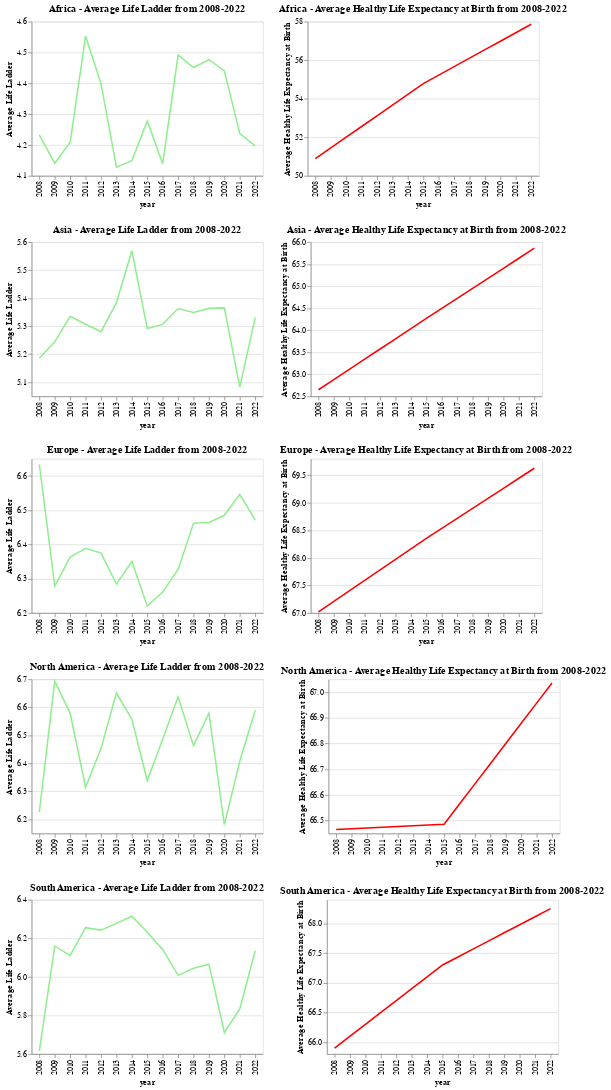

The notebook cell this image was saved under:
### Markdown cell above
The scatter plots provide valuable insights into the relationship between the average life ladder and average social support across different regions. It is evident that each region exhibits a notable correlation between these two variables, indicating the importance of social support in overall well-being and life satisfaction. Although the variables are scaled differently in the plots, hindering a direct visual comparison, the underlying relationship remains consistent. The general pattern indicates that as social support decreases, there is a corresponding decrease in the life ladder scores. This suggests that individuals who perceive lower levels of social support may experience lower life satisfaction and well-being. The significance of social support in shaping individuals' overall happiness and life experiences cannot be understated. Social support encompasses various aspects, including emotional support, instrumental support, and a sense of belongingness within a social network or community. It plays a crucial role in providing individuals with a support system, fostering resilience, and promoting positive mental health outcomes. While the differences in scaling among the variables in the scatter plots make it challenging to precisely ascertain the similarities in the pattern, the consistent negative relationship between social support and life ladder scores emphasizes the significance of social connections and support networks in contributing to individuals' subjective well-being. The findings from these scatter plots highlight the importance of fostering social support systems and creating environments that prioritize community engagement and interpersonal relationships. Enhancing social support networks can positively impact individuals' overall life satisfaction and well-being, irrespective of the region they reside in. It is worth noting that other factors beyond social support, such as income, health, and personal circumstances, also contribute to individuals' life ladder scores. Therefore, a comprehensive understanding of well-being necessitates considering a broader range of factors and their interplay in shaping individuals' subjective assessments of their own lives. The scatter plots demonstrate a significant correlation between the average life ladder and average social support across different regions. Despite the variations in scaling, the consistent relationship underscores the role of social support in influencing individuals' subjective well-being. Promoting and enhancing social support systems can positively impact individuals' overall life satisfaction and serve as a crucial aspect of fostering well-being worldwide.

### Code cell
# empty list to store the concatenated charts
concatenated_charts = []

# creating subplots
for region, data in grouped_data:
    chart1 = alt.Chart(data).mark_line(color='lightgreen').transform_fold(
        fold=['Average Life Ladder', 'Average Healthy life expectancy at birth'], 
        as_=['variable', 'value']).encode(
        x='year:O',
        y=alt.Y('Life Ladder:Q', title='Average Life Ladder', scale=alt.Scale(zero=False))
    ).properties(
        title=f'{region} - Average Life Ladder from 2008-2022',
        width=300, 
        height=200
    )
    
    chart2 = alt.Chart(data).mark_line(color='red').transform_fold(
        fold=['Average Life Ladder', 'Average Log GDP per capita'], 
        as_=['variable', 'value']).encode(
        x='year:O',
        y=alt.Y('Healthy life expectancy at birth:Q', title='Average Healthy Life Expectancy at Birth', 
                scale=alt.Scale(zero=False))
    ).properties(
        title=f'{region} - Average Healthy Life Expectancy at Birth from 2008-2022',
        width=300,  
        height=200
    )
    
    # concatenate the charts horizontally and add to the list
    concatenated_charts.append(alt.hconcat(chart1, chart2))

# concatenate the list of charts vertically
combined_charts = alt.vconcat(*concatenated_charts)

# display the combined chart
display(combined_charts)

### Figure 1 — Vega-Lite specification as saved in the notebook (floating-point values rounded to 4 significant figures)
{"$schema": "https://vega.github.io/schema/vega-lite/v4.17.0.json", "config": {"view": {"continuousHeight": 300, "continuousWidth": 400}}, "datasets": {"data-0771dda063159a32f5066c65d77b8668": [{"Healthy life expectancy at birth": 66.47, "Life Ladder": 6.226, "Log GDP per capita": 9.706, "Region": "North America", "Social support": 0.8769, "year": 2008}, {"Healthy life expectancy at birth": 66.47, "Life Ladder": 6.693, "Log GDP per capita": 9.672, "Region": "North America", "Social support": 0.8671, "year": 2009}, {"Healthy life expectancy at birth": 66.47, "Life Ladder": 6.578, "Log GDP per capita": 9.704, "Region": "North America", "Social support": 0.8787, "year": 2010}, {"Healthy life expectancy at birth": 66.47, "Life Ladder": 6.315, "Log GDP per capita": 9.73, "Region": "North America", "Social support": 0.8519, "year": 2011}, {"Healthy life expectancy at birth": 66.48, "Life Ladder": 6.453, "Log GDP per capita": 9.753, "Region": "North America", "Social support": 0.8713, "year": 2012}, {"Healthy life expectancy at birth": 66.48, "Life Ladder": 6.651, "Log GDP per capita": 9.771, "Region": "North America", "Social support": 0.8707, "year": 2013}, {"Healthy life expectancy at birth": 66.48, "Life Ladder": 6.557, "Log GDP per capita": 9.796, "Region": "North America", "Social support": 0.8634, "year": 2014}, {"Healthy life expectancy at birth": 66.49, "Life Ladder": 6.339, "Log GDP per capita": 9.821, "Region": "North America", "Social support": 0.8561, "year": 2015}, {"Healthy life expectancy at birth": 66.56, "Life Ladder": 6.486, "Log GDP per capita": 9.843, "Region": "North America", "Social support": 0.8796, "year": 2016}, {"Healthy life expectancy at birth": 66.64, "Life Ladder": 6.637, "Log GDP per capita": 9.866, "Region": "North America", "Social support": 0.8769, "year": 2017}, {"Healthy life expectancy at birth": 66.72, "Life Ladder": 6.463, "Log GDP per capita": 9.88, "Region": "North America", "Social support": 0.871, "year": 2018}, {"Healthy life expectancy at birth": 66.8, "Life Ladder": 6.579, "Log GDP per capita": 9.885, "Region": "North America", "Social support": 0.8746, "year": 2019}, {"Healthy life expectancy at birth": 66.88, "Life Ladder": 6.182, "Log GDP per capita": 9.822, "Region": "North America", "Social support": 0.8341, "year": 2020}, {"Healthy life expectancy at birth": 66.96, "Life Ladder": 6.408, "Log GDP per capita": 9.891, "Region": "North America", "Social support": 0.8574, "year": 2021}, {"Healthy life expectancy at birth": 67.04, "Life Ladder": 6.59, "Log GDP per capita": 9.918, "Region": "North America", "Social support": 0.8607, "year": 2022}], "data-30679deb0251886eed83f491249ed3fc": [{"Healthy life expectancy at birth": 62.65, "Life Ladder": 5.186, "Log GDP per capita": 9.107, "Region": "Asia", "Social support": 0.7582, "year": 2008}, {"Healthy life expectancy at birth": 62.88, "Life Ladder": 5.244, "Log GDP per capita": 9.126, "Region": "Asia", "Social support": 0.7892, "year": 2009}, {"Healthy life expectancy at birth": 63.11, "Life Ladder": 5.335, "Log GDP per capita": 9.174, "Region": "Asia", "Social support": 0.7811, "year": 2010}, {"Healthy life expectancy at birth": 63.34, "Life Ladder": 5.307, "Log GDP per capita": 9.211, "Region": "Asia", "Social support": 0.7698, "year": 2011}, {"Healthy life expectancy at birth": 63.57, "Life Ladder": 5.281, "Log GDP per capita": 9.243, "Region": "Asia", "Social support": 0.7647, "year": 2012}, {"Healthy life expectancy at birth": 63.8, "Life Ladder": 5.383, "Log GDP per capita": 9.274, "Region": "Asia", "Social support": 0.7699, "year": 2013}, {"Healthy life expectancy at birth": 64.04, "Life Ladder": 5.569, "Log GDP per capita": 9.295, "Region": "Asia", "Social support": 0.7938, "year": 2014}, {"Healthy life expectancy at birth": 64.27, "Life Ladder": 5.292, "Log GDP per capita": 9.316, "Region": "Asia", "Social support": 0.7716, "year": 2015}, {"Healthy life expectancy at birth": 64.49, "Life Ladder": 5.306, "Log GDP per capita": 9.343, "Region": "Asia", "Social support": 0.8049, "year": 2016}, {"Healthy life expectancy at birth": 64.72, "Life Ladder": 5.363, "Log GDP per capita": 9.383, "Region": "Asia", "Social support": 0.7973, "year": 2017}, {"Healthy life expectancy at birth": 64.95, "Life Ladder": 5.349, "Log GDP per capita": 9.418, "Region": "Asia", "Social support": 0.8088, "year": 2018}, {"Healthy life expectancy at birth": 65.18, "Life Ladder": 5.364, "Log GDP per capita": 9.442, "Region": "Asia", "Social support": 0.817, "year": 2019}, {"Healthy life expectancy at birth": 65.41, "Life Ladder": 5.365, "Log GDP per capita": 9.366, "Region": "Asia", "Social support": 0.7903, "year": 2020}, {"Healthy life expectancy at birth": 65.63, "Life Ladder": 5.083, "Log GDP per capita": 9.398, "Region": "Asia", "Social support": 0.7638, "year": 2021}, {"Healthy life expectancy at birth": 65.86, "Life Ladder": 5.331, "Log GDP per capita": 9.434, "Region": "Asia", "Social support": 0.795, "year": 2022}], "data-6a974067d9040e9bd8005ac24a4f38ba": [{"Healthy life expectancy at birth": 67.02, "Life Ladder": 6.634, "Log GDP per capita": 10.38, "Region": "Europe", "Social support": 0.9186, "year": 2008}, {"Healthy life expectancy at birth": 67.21, "Life Ladder": 6.278, "Log GDP per capita": 10.3, "Region": "Europe", "Social support": 0.9122, "year": 2009}, {"Healthy life expectancy at birth": 67.4, "Life Ladder": 6.363, "Log GDP per capita": 10.33, "Region": "Europe", "Social support": 0.9236, "year": 2010}, {"Healthy life expectancy at birth": 67.59, "Life Ladder": 6.389, "Log GDP per capita": 10.36, "Region": "Europe", "Social support": 0.919, "year": 2011}, {"Healthy life expectancy at birth": 67.78, "Life Ladder": 6.375, "Log GDP per capita": 10.36, "Region": "Europe", "Social support": 0.9149, "year": 2012}, {"Healthy life expectancy at birth": 67.97, "Life Ladder": 6.284, "Log GDP per capita": 10.37, "Region": "Europe", "Social support": 0.9109, "year": 2013}, {"Healthy life expectancy at birth": 68.16, "Life Ladder": 6.35, "Log GDP per capita": 10.38, "Region": "Europe", "Social support": 0.9103, "year": 2014}, {"Healthy life expectancy at birth": 68.35, "Life Ladder": 6.22, "Log GDP per capita": 10.41, "Region": "Europe", "Social support": 0.9219, "year": 2015}, {"Healthy life expectancy at birth": 68.54, "Life Ladder": 6.261, "Log GDP per capita": 10.43, "Region": "Europe", "Social support": 0.9185, "year": 2016}, {"Healthy life expectancy at birth": 68.72, "Life Ladder": 6.327, "Log GDP per capita": 10.46, "Region": "Europe", "Social support": 0.9101, "year": 2017}, {"Healthy life expectancy at birth": 68.9, "Life Ladder": 6.462, "Log GDP per capita": 10.49, "Region": "Europe", "Social support": 0.9209, "year": 2018}, {"Healthy life expectancy at birth": 69.08, "Life Ladder": 6.464, "Log GDP per capita": 10.51, "Region": "Europe", "Social support": 0.9131, "year": 2019}, {"Healthy life expectancy at birth": 69.26, "Life Ladder": 6.485, "Log GDP per capita": 10.46, "Region": "Europe", "Social support": 0.9221, "year": 2020}, {"Healthy life expectancy at birth": 69.45, "Life Ladder": 6.546, "Log GDP per capita": 10.53, "Region": "Europe", "Social support": 0.8961, "year": 2021}, {"Healthy life expectancy at birth": 69.63, "Life Ladder": 6.471, "Log GDP per capita": 10.52, "Region": "Europe", "Social support": 0.8995, "year": 2022}], "data-7897036452a44658c89c432f399bdd7a": [{"Healthy life expectancy at birth": 65.9, "Life Ladder": 5.615, "Log GDP per capita": 9.457, "Region": "South America", "Social support": 0.8351, "year": 2008}, {"Healthy life expectancy at birth": 66.1, "Life Ladder": 6.159, "Log GDP per capita": 9.451, "Region": "South America", "Social support": 0.8529, "year": 2009}, {"Healthy life expectancy at birth": 66.3, "Life Ladder": 6.111, "Log GDP per capita": 9.502, "Region": "South America", "Social support": 0.8611, "year": 2010}, {"Healthy life expectancy at birth": 66.5, "Life Ladder": 6.255, "Log GDP per capita": 9.552, "Region": "South America", "Social support": 0.842, "year": 2011}, {"Healthy life expectancy at birth": 66.7, "Life Ladder": 6.242, "Log GDP per capita": 9.582, "Region": "South America", "Social support": 0.838, "year": 2012}, {"Healthy life expectancy at birth": 66.9, "Life Ladder": 6.277, "Log GDP per capita": 9.617, "Region": "South America", "Social support": 0.8559, "year": 2013}, {"Healthy life expectancy at birth": 67.1, "Life Ladder": 6.315, "Log GDP per capita": 9.633, "Region": "South America", "Social support": 0.8657, "year": 2014}, {"Healthy life expectancy at birth": 67.3, "Life Ladder": 6.232, "Log GDP per capita": 9.645, "Region": "South America", "Social support": 0.8596, "year": 2015}, {"Healthy life expectancy at birth": 67.44, "Life Ladder": 6.142, "Log GDP per capita": 9.648, "Region": "South America", "Social support": 0.8496, "year": 2016}, {"Healthy life expectancy at birth": 67.57, "Life Ladder": 6.008, "Log GDP per capita": 9.658, "Region": "South America", "Social support": 0.8669, "year": 2017}, {"Healthy life expectancy at birth": 67.71, "Life Ladder": 6.044, "Log GDP per capita": 9.663, "Region": "South America", "Social support": 0.8716, "year": 2018}, {"Healthy life expectancy at birth": 67.84, "Life Ladder": 6.066, "Log GDP per capita": 9.658, "Region": "South America", "Social support": 0.8531, "year": 2019}, {"Healthy life expectancy at birth": 67.98, "Life Ladder": 5.711, "Log GDP per capita": 9.563, "Region": "South America", "Social support": 0.8373, "year": 2020}, {"Healthy life expectancy at birth": 68.11, "Life Ladder": 5.833, "Log GDP per capita": 9.636, "Region": "South America", "Social support": 0.8404, "year": 2021}, {"Healthy life expectancy at birth": 68.25, "Life Ladder": 6.135, "Log GDP per capita": 9.666, "Region": "South America", "Social support": 0.862, "year": 2022}], "data-e193ab4508e3ced1fba11070e242a343": [{"Healthy life expectancy at birth": 50.89, "Life Ladder": 4.233, "Log GDP per capita": 7.811, "Region": "Africa", "Social support": 0.7523, "year": 2008}, {"Healthy life expectancy at birth": 51.44, "Life Ladder": 4.141, "Log GDP per capita": 7.835, "Region": "Africa", "Social support": 0.7624, "year": 2009}, {"Healthy life expectancy at birth": 52, "Life Ladder": 4.209, "Log GDP per capita": 7.884, "Region": "Africa", "Social support": 0.7834, "year": 2010}, {"Healthy life expectancy at birth": 52.56, "Life Ladder": 4.553, "Log GDP per capita": 7.925, "Region": "Africa", "Social support": 0.7791, "year": 2011}, {"Healthy life expectancy at birth": 53.11, "Life Ladder": 4.399, "Log GDP per capita": 7.956, "Region": "Africa", "Social support": 0.7887, "year": 2012}, {"Healthy life expectancy at birth": 53.67, "Life Ladder": 4.128, "Log GDP per capita": 7.973, "Region": "Africa", "Social support": 0.7866, "year": 2013}, {"Healthy life expectancy at birth": 54.23, "Life Ladder": 4.149, "Log GDP per capita": 7.994, "Region": "Africa", "Social support": 0.7783, "year": 2014}, {"Healthy life expectancy at birth": 54.79, "Life Ladder": 4.278, "Log GDP per capita": 8.014, "Region": "Africa", "Social support": 0.7383, "year": 2015}, {"Healthy life expectancy at birth": 55.23, "Life Ladder": 4.139, "Log GDP per capita": 8.031, "Region": "Africa", "Social support": 0.7276, "year": 2016}, {"Healthy life expectancy at birth": 55.66, "Life Ladder": 4.492, "Log GDP per capita": 8.059, "Region": "Africa", "Social support": 0.7176, "year": 2017}, {"Healthy life expectancy at birth": 56.1, "Life Ladder": 4.451, "Log GDP per capita": 8.085, "Region": "Africa", "Social support": 0.718, "year": 2018}, {"Healthy life expectancy at birth": 56.54, "Life Ladder": 4.476, "Log GDP per capita": 8.092, "Region": "Africa", "Social support": 0.7174, "year": 2019}, {"Healthy life expectancy at birth": 56.98, "Life Ladder": 4.44, "Log GDP per capita": 8.059, "Region": "Africa", "Social support": 0.669, "year": 2020}, {"Healthy life expectancy at birth": 57.42, "Life Ladder": 4.237, "Log GDP per capita": 8.088, "Region": "Africa", "Social support": 0.6503, "year": 2021}, {"Healthy life expectancy at birth": 57.86, "Life Ladder": 4.197, "Log GDP per capita": 8.101, "Region": "Africa", "Social support": 0.6379, "year": 2022}]}, "vconcat": [{"data": {"name": "data-e193ab4508e3ced1fba11070e242a343"}, "hconcat": [{"encoding": {"x": {"field": "year", "type": "ordinal"}, "y": {"field": "Life Ladder", "scale": {"zero": false}, "title": "Average Life Ladder", "type": "quantitative"}}, "height": 200, "mark": {"color": "lightgreen", "type": "line"}, "title": "Africa - Average Life Ladder from 2008-2022", "transform": [{"as": ["variable", "value"], "fold": ["Average Life Ladder", "Average Healthy life expectancy at birth"]}], "width": 300}, {"encoding": {"x": {"field": "year", "type": "ordinal"}, "y": {"field": "Healthy life expectancy at birth", "scale": {"zero": false}, "title": "Average Healthy Life Expectancy at Birth", "type": "quantitative"}}, "height": 200, "mark": {"color": "red", "type": "line"}, "title": "Africa - Average Healthy Life Expectancy at Birth from 2008-2022", "transform": [{"as": ["variable", "value"], "fold": ["Average Life Ladder", "Average Log GDP per capita"]}], "width": 300}]}, {"data": {"name": "data-30679deb0251886eed83f491249ed3fc"}, "hconcat": [{"encoding": {"x": {"field": "year", "type": "ordinal"}, "y": {"field": "Life Ladder", "scale": {"zero": false}, "title": "Average Life Ladder", "type": "quantitative"}}, "height": 200, "mark": {"color": "lightgreen", "type": "line"}, "title": "Asia - Average Life Ladder from 2008-2022", "transform": [{"as": ["variable", "value"], "fold": ["Average Life Ladder", "Average Healthy life expectancy at birth"]}], "width": 300}, {"encoding": {"x": {"field": "year", "type": "ordinal"}, "y": {"field": "Healthy life expectancy at birth", "scale": {"zero": false}, "title": "Average Healthy Life Expectancy at Birth", "type": "quantitative"}}, "height": 200, "mark": {"color": "red", "type": "line"}, "title": "Asia - Average Healthy Life Expectancy at Birth from 2008-2022", "transform": [{"as": ["variable", "value"], "fold": ["Average Life Ladder", "Average Log GDP per capita"]}], "width": 300}]}, {"data": {"name": "data-6a974067d9040e9bd8005ac24a4f38ba"}, "hconcat": [{"encoding": {"x": {"field": "year", "type": "ordinal"}, "y": {"field": "Life Ladder", "scale": {"zero": false}, "title": "Average Life Ladder", "type": "quantitative"}}, "height": 200, "mark": {"color": "lightgreen", "type": "line"}, "title": "Europe - Average Life Ladder from 2008-2022", "transform": [{"as": ["variable", "value"], "fold": ["Average Life Ladder", "Average Healthy life expectancy at birth"]}], "width": 300}, {"encoding": {"x": {"field": "year", "type": "ordinal"}, "y": {"field": "Healthy life expectancy at birth", "scale": {"zero": false}, "title": "Average Healthy Life Expectancy at Birth", "type": "quantitative"}}, "height": 200, "mark": {"color": "red", "type": "line"}, "title": "Europe - Average Healthy Life Expectancy at Birth from 2008-2022", "transform": [{"as": ["variable", "value"], "fold": ["Average Life Ladder", "Average Log GDP per capita"]}], "width": 300}]}, {"data": {"name": "data-0771dda063159a32f5066c65d77b8668"}, "hconcat": [{"encoding": {"x": {"field": "year", "type": "ordinal"}, "y": {"field": "Life Ladder", "scale": {"zero": false}, "title": "Average Life Ladder", "type": "quantitative"}}, "height": 200, "mark": {"color": "lightgreen", "type": "line"}, "title": "North America - Average Life Ladder from 2008-2022", "transform": [{"as": ["variable", "value"], "fold": ["Average Life Ladder", "Average Healthy life expectancy at birth"]}], "width": 300}, {"encoding": {"x": {"field": "year", "type": "ordinal"}, "y": {"field": "Healthy life expectancy at birth", "scale": {"zero": false}, "title": "Average Healthy Life Expectancy at Birth", "type": "quantitative"}}, "height": 200, "mark": {"color": "red", "type": "line"}, "title": "North America - Average Healthy Life Expectancy at Birth from 2008-2022", "transform": [{"as": ["variable", "value"], "fold": ["Average Life Ladder", "Average Log GDP per capita"]}], "width": 300}]}, {"data": {"name": "data-7897036452a44658c89c432f399bdd7a"}, "hconcat": [{"encoding": {"x": {"field": "year", "type": "ordinal"}, "y": {"field": "Life Ladder", "scale": {"zero": false}, "title": "Average Life Ladder", "type": "quantitative"}}, "height": 200, "mark": {"color": "lightgreen", "type": "line"}, "title": "South America - Average Life Ladder from 2008-2022", "transform": [{"as": ["variable", "value"], "fold": ["Average Life Ladder", "Average Healthy life expectancy at birth"]}], "width": 300}, {"encoding": {"x": {"field": "year", "type": "ordinal"}, "y": {"field": "Healthy life expectancy at birth", "scale": {"zero": false}, "title": "Average Healthy Life Expectancy at Birth", "type": "quantitative"}}, "height": 200, "mark": {"color": "red", "type": "line"}, "title": "South America - Average Healthy Life Expectancy at Birth from 2008-2022", "transform": [{"as": ["variable", "value"], "fold": ["Average Life Ladder", "Average Log GDP per capita"]}], "width": 300}]}]}
